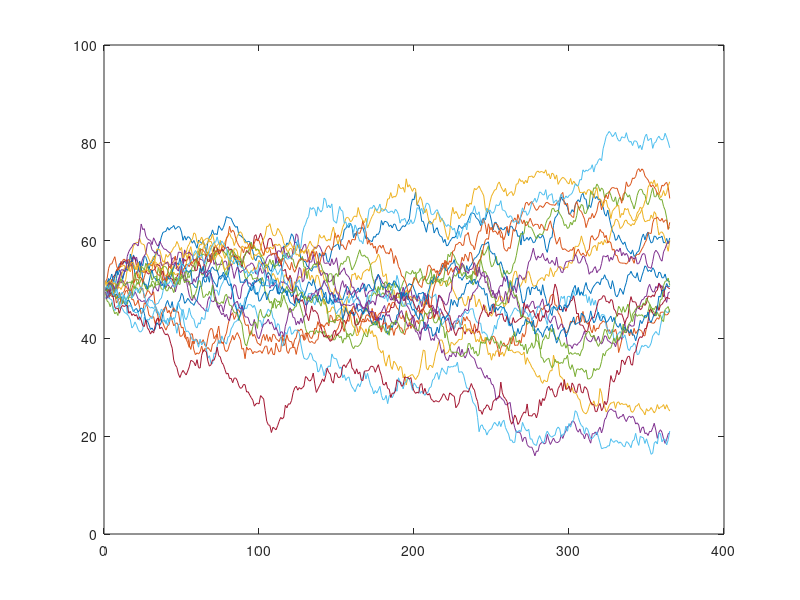

This figure's MATLAB source:
%u0 = [0.7, 0.1, 0.1, 0.1];
%T = [0.4, 0.4, 0.1, 0.1; 0.9, 0.1, 0, 0; 0.1, 0.1, 0.4, 0.4; 0 0 0.5 0.5];
%T = [0, 1, 0, 0; 0, 0, 1, 0; 0, 0, 0, 1; 1 0 0 0];

tmax = 365
rmax = 20
u0=50
et = zeros(tmax,rmax);
for r=1:1:rmax
  u = u0;
  for t=1:1:tmax
    u = u+normrnd(0, 1);
    et(t,r)=u;
  endfor
endfor
plot(et);

